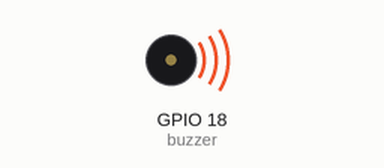
Recording of a program running on a simulated Raspberry Pi (BCM pin numbers). On the bench: buzzer (waves = sounding). At 24.5 s the program stops and its outputs stay as they are.

Above: at 0.2 s.
At 4.45 s:
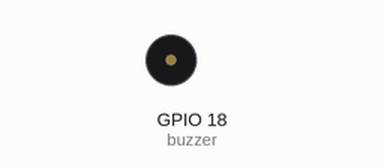
Timing chart, 0 to 4.8 s (numbered marks = the images above):
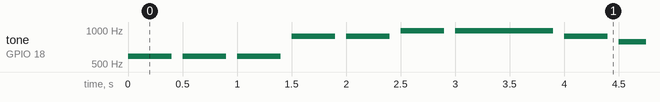

The program:

SSKmission02.py
```python
import RPi.GPIO as GPIO
import time


#부저 세팅
buzzer =18


freq=[523,587,659,698,784,880,988,1047]

GPIO.setmode(GPIO.BCM)
GPIO.setup(buzzer,GPIO.OUT)
pwm=GPIO.PWM(buzzer,1.0)
pwm.start(10.0)
pwm.stop()

#음을 구분하게 해주는 함수
def delay():
    pwm.stop()
    time.sleep(0.1)
    pwm.start(10.0)


#둉요1
def main():
    twinkle=[1,1,5,5,6,6,5,4,4,3,3,2,2,1,
        5,5,4,4,3,3,2,5,5,4,4,3,3,2,
        1,1,5,5,6,6,5,4,4,3,3,2,2,1]
    pwm.start(10.0)

    try:
        for i in range(0,43):
            pwm.ChangeFrequency(freq[twinkle[i-1]])
            if i==6 or i==13 or i==20 or i==27 or i==34 or i==41:
                time.sleep(0.9)
                delay()
            else:
                time.sleep(0.4)
                delay()
        pwm.stop()
    except KeyboardInterrupt:

        pwm.stop()
    finally:
        pwm.stop()


if __name__ == "__main__":
    main()

GPIO.cleanup()
```

Measured:
- by itself, tone on GPIO 18 (buzzer): plays 587 Hz for 0.40 s, 587 Hz for 0.40 s, 587 Hz for 0.40 s, 880 Hz for 0.40 s, 880 Hz for 0.40 s, 988 Hz for 0.40 s … (43 notes in this stretch)
